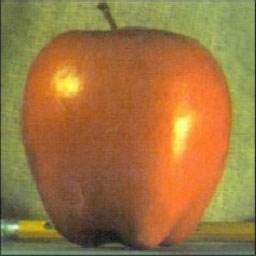
#> input picture resources/apple.jpg, 256 x 256 px
$ python py_blend.py   (Python 2 division)
#> lines starting #> are read from the running program, lines starting #| are printed output that depends on the picture
import cv2
import numpy as np
import matplotlib.pyplot as plt


file1 = './resources/apple.jpg'
file2 = './resources/orange.jpg'


A = cv2.imread(file1)
#> A is the input picture: shape (256, 256, 3); mean B, G, R 63.7, 117.5, 157.4
B = cv2.imread(file2)
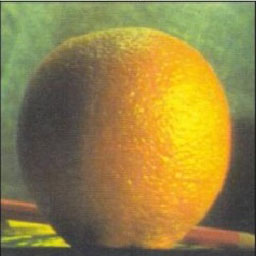
#> input picture resources/orange.jpg, 256 x 256 px
#> B is the input picture: shape (256, 256, 3); mean B, G, R 68.3, 130.7, 149.2

g = A.copy()
gpA = [g]

for i in xrange(1, 6, 1):
    g = cv2.pyrDown(g)
    gpA.append(g)
#> after the loop, gpA = 6 items

lpA = [gpA[5]]
for i in xrange(5, 0, -1):
    GE = cv2.pyrUp(gpA[i])
    L = cv2.subtract(gpA[i-1], GE)
    lpA.append(L)
#> after the loop, lpA = 6 items

g = B.copy()
gpB = [g]

for i in xrange(1, 6, 1):
    g = cv2.pyrDown(g)
    gpB.append(g)
#> after the loop, gpB = 6 items

lpB = [gpB[5]]
for i in xrange(5, 0, -1):
    GE = cv2.pyrUp(gpB[i])
    L = cv2.subtract(gpB[i-1], GE)
    lpB.append(L)
#> after the loop, lpB = 6 items

LS = []
for la, lb in zip(lpA, lpB):
    rows, cols, dpt = la.shape
    ls = np.hstack((la[:, 0:cols/2, :], lb[:, cols/2:, :]))
    LS.append(ls)
#> this loop made 6 passes
#> (rows, cols) on passes 1 to 6: (8, 8), (16, 16), (32, 32), (64, 64), (128, 128), (256, 256)
#> after the loop, LS = 6 items

for i in xrange(len(LS)):
    cv2.imshow('img%s' % (str(i)), LS[i])
#> this loop made 6 passes

cv2.waitKey(0)
cv2.destroyAllWindows()

ls_ = LS[0]
for i in xrange(1, 6):
    ls_ = cv2.pyrUp(ls_)
    ls_ = cv2.add(ls_, LS[i])
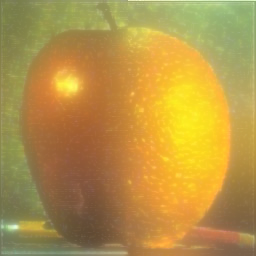
#> ls_: shape (256, 256, 3); mean of channels 0, 1, 2 70.3, 147.5, 181.9; drawn as B, G, R

real = np.hstack((A[:, 0:cols/2, :], B[:, cols/2:, :]))
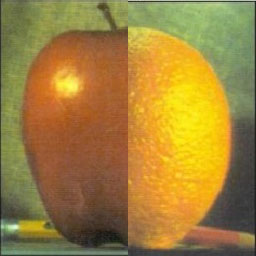
#> real: shape (256, 256, 3); mean B, G, R 59.7, 129, 159.7

plt.subplot(221)
b, g, r = cv2.split(A)
A = cv2.merge((r, g, b))
plt.imshow(A)
plt.title('Apple')
plt.axis('off')

plt.subplot(222)
b, g, r = cv2.split(B)
B = cv2.merge((r, g, b))
plt.imshow(B)
plt.title('Orange')
plt.axis('off')

plt.subplot(223)
b, g, r = cv2.split(real)
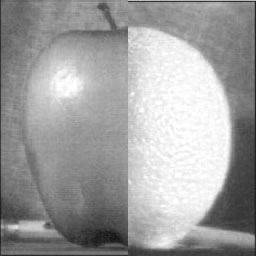
#> r: shape (256, 256); min 18, max 255, mean 159.7
real = cv2.merge((r, g, b))
plt.imshow(real)
plt.title('Orange')
plt.axis('off')

plt.subplot(224)
b, g, r = cv2.split(ls_)
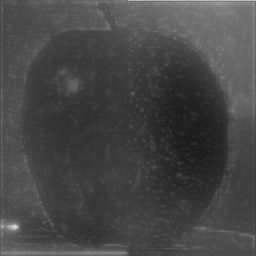
#> b: shape (256, 256); min 27, max 218, mean 70.3
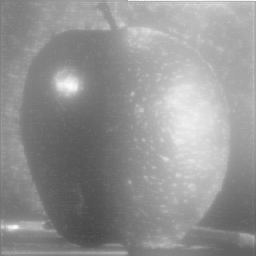
#> g: shape (256, 256); min 74, max 252, mean 147.5
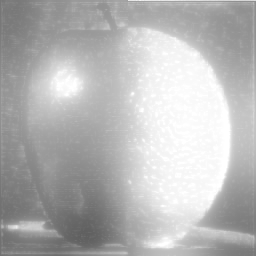
#> r: shape (256, 256); min 95, max 255, mean 181.9
ls_ = cv2.merge((r, g, b))
plt.imshow(ls_)
plt.title('Orange')
plt.axis('off')


plt.show()
